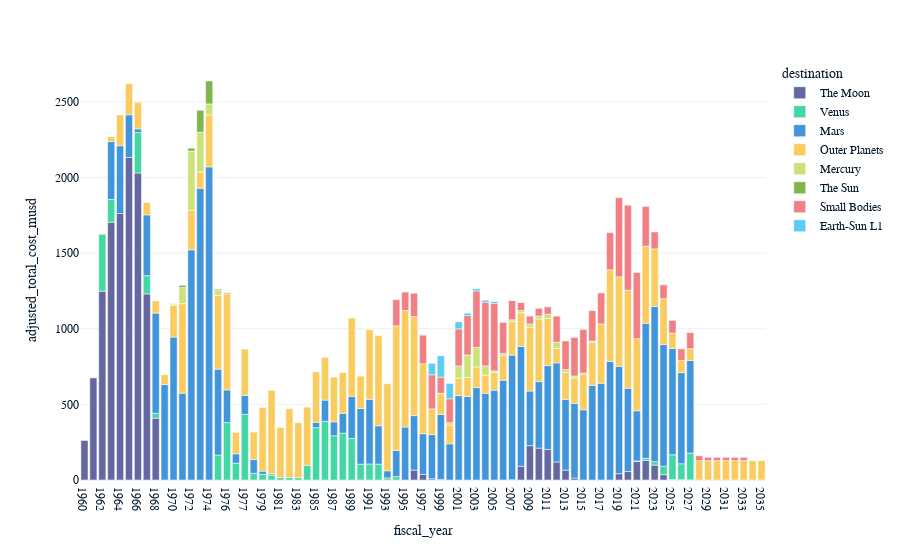

Notebook cell for this chart:
### Code cell
# Draw a bar plot of total cost vs. year, colored by destination
import plotly.express as px

fig = px.bar(total_cost_by_year_and_destination, x="fiscal_year", y="adjusted_total_cost_musd", color="destination")
fig.update_layout(xaxis={"categoryorder": "category ascending"})
fig.show()

### Figure 1 — Plotly figure (JSON) as saved in the notebook; plotly's stock layout.template omitted (floating-point values rounded to 4 significant figures)
{"data": [{"alignmentgroup": "True", "hovertemplate": "destination=The Moon<br>fiscal_year=%{x}<br>adjusted_total_cost_musd=%{y}<extra></extra>", "legendgroup": "The Moon", "marker": {"color": "#6568a0", "pattern": {"shape": ""}}, "name": "The Moon", "offsetgroup": "The Moon", "orientation": "v", "showlegend": true, "textposition": "auto", "x": ["1960", "1961", "1962", "1963", "1964", "1965", "1966", "1967", "1968", "1996", "1997", "1998", "1999", "2007", "2008", "2009", "2010", "2011", "2012", "2013", "2014", "2019", "2020", "2021", "2022", "2023", "2024", "2025", "2026", "2027"], "xaxis": "x", "y": [261.1, 674.8, 1248.0, 1704.0, 1761.0, 2132.0, 2029.0, 1230.0, 408.5, 65.59, 36.63, 8.15, 3.725, 1.571, 91.26, 227.0, 210.7, 202.2, 119.3, 65.39, 13.24, 41.49, 56.16, 122.3, 129.7, 98.2, 35, 3.4, 1.8, 0.8], "yaxis": "y", "type": "bar"}, {"alignmentgroup": "True", "hovertemplate": "destination=Venus<br>fiscal_year=%{x}<br>adjusted_total_cost_musd=%{y}<extra></extra>", "legendgroup": "Venus", "marker": {"color": "#43d7a4", "pattern": {"shape": ""}}, "name": "Venus", "offsetgroup": "Venus", "orientation": "v", "showlegend": true, "textposition": "auto", "x": ["1962", "1963", "1966", "1967", "1968", "1975", "1976", "1976TQ", "1977", "1978", "1979", "1980", "1981", "1982", "1983", "1984", "1985", "1986", "1987", "1988", "1989", "1990", "1991", "1992", "1993", "1994", "2021", "2022", "2023", "2024", "2025", "2026", "2027"], "xaxis": "x", "y": [376.3, 150.5, 266.8, 120.7, 32.3, 165.2, 379.4, 110.8, 433.8, 43.54, 37.63, 31.16, 16.13, 16.12, 15.15, 96.68, 345.7, 387.8, 292.5, 309.5, 274.6, 104.5, 106.0, 105.1, 13.68, 22.37, 3.5, 13.5, 22.8, 56.7, 163.3, 105.5, 177.5], "yaxis": "y", "type": "bar"}, {"alignmentgroup": "True", "hovertemplate": "destination=Mars<br>fiscal_year=%{x}<br>adjusted_total_cost_musd=%{y}<extra></extra>", "legendgroup": "Mars", "marker": {"color": "#4095db", "pattern": {"shape": ""}}, "name": "Mars", "offsetgroup": "Mars", "orientation": "v", "showlegend": true, "textposition": "auto", "x": ["1963", "1964", "1965", "1966", "1967", "1968", "1969", "1970", "1971", "1972", "1973", "1974", "1975", "1976", "1976TQ", "1977", "1978", "1979", "1980", "1985", "1986", "1987", "1988", "1989", "1990", "1991", "1992", "1993", "1994", "1995", "1996", "1997", "1998", "1999", "2000", "2001", "2002", "2003", "2004", "2005", "2006", "2007", "2008", "2009", "2010", "2011", "2012", "2013", "2014", "2015", "2016", "2017", "2018", "2019", "2020", "2021", "2022", "2023", "2024", "2025", "2026", "2027"], "xaxis": "x", "y": [382.5, 447.9, 281.7, 24.52, 401.8, 662.3, 630.7, 944.7, 574.0, 1521.0, 1928.0, 2070.0, 567.5, 215.9, 62.12, 125.3, 91.56, 20.91, 9.254, 35.67, 140.4, 91.61, 131.0, 278.3, 368.6, 427.2, 253.3, 47.48, 172.7, 350.0, 360.0, 269.2, 292.4, 429.7, 239.0, 558.0, 551.7, 610.7, 573.1, 593.7, 659.4, 823.9, 791.6, 361.0, 439.9, 554.1, 654.9, 467.8, 493.4, 464.2, 625.3, 639.4, 783.8, 709.3, 550.6, 331.9, 892.3, 1026.0, 803.6, 703, 602.4, 612.1], "yaxis": "y", "type": "bar"}, {"alignmentgroup": "True", "hovertemplate": "destination=Outer Planets<br>fiscal_year=%{x}<br>adjusted_total_cost_musd=%{y}<extra></extra>", "legendgroup": "Outer Planets", "marker": {"color": "#facc5f", "pattern": {"shape": ""}}, "name": "Outer Planets", "offsetgroup": "Outer Planets", "orientation": "v", "showlegend": true, "textposition": "auto", "x": ["1963", "1964", "1965", "1966", "1967", "1968", "1969", "1970", "1971", "1972", "1973", "1974", "1975", "1976", "1976TQ", "1977", "1978", "1979", "1980", "1981", "1982", "1983", "1984", "1985", "1986", "1987", "1988", "1989", "1990", "1991", "1992", "1993", "1994", "1995", "1996", "1997", "1998", "1999", "2000", "2001", "2002", "2003", "2004", "2005", "2006", "2007", "2008", "2009", "2010", "2011", "2012", "2013", "2014", "2015", "2016", "2017", "2018", "2019", "2020", "2021", "2022", "2023", "2024", "2025", "2026", "2027", "2028", "2029", "2030", "2031", "2032", "2033", "2034", "2035"], "xaxis": "x", "y": [31.44, 203.7, 206.2, 175.4, 81.27, 80.74, 64.98, 210.2, 591.6, 261.3, 106.0, 342.5, 488.0, 635.3, 141.3, 306.3, 181.7, 420.9, 552.2, 331.0, 455.0, 363.7, 385.4, 333.2, 282.1, 295.8, 270.4, 517.6, 213.5, 460.9, 596.1, 575.2, 823.8, 770.1, 655.0, 462.6, 169.4, 136.5, 124.0, 114.8, 126.1, 136.8, 120.2, 117.3, 165.3, 221.3, 222.8, 423.3, 413.8, 312.3, 95.28, 176.9, 166.5, 235.8, 285.6, 392.0, 605.6, 592.0, 647.7, 476.3, 509.7, 380.6, 303.3, 101.2, 80.6, 77.7, 128.1, 128.1, 128.1, 128.1, 128.1, 128.1, 128.1, 128.1], "yaxis": "y", "type": "bar"}, {"alignmentgroup": "True", "hovertemplate": "destination=Mercury<br>fiscal_year=%{x}<br>adjusted_total_cost_musd=%{y}<extra></extra>", "legendgroup": "Mercury", "marker": {"color": "#cae279", "pattern": {"shape": ""}}, "name": "Mercury", "offsetgroup": "Mercury", "orientation": "v", "showlegend": true, "textposition": "auto", "x": ["1970", "1971", "1972", "1973", "1974", "1975", "1999", "2000", "2001", "2002", "2003", "2004", "2005", "2006", "2007", "2008", "2009", "2010", "2011", "2012", "2013", "2014", "2015", "2016"], "xaxis": "x", "y": [7.566, 106.0, 392.1, 264.1, 73.76, 31.73, 2.878, 15.62, 81.33, 148.7, 129.6, 61.12, 10.8, 11.14, 12.3, 14.54, 20.21, 19.32, 27.33, 41.57, 19.49, 14.04, 6.768, 7.568], "yaxis": "y", "type": "bar"}, {"alignmentgroup": "True", "hovertemplate": "destination=The Sun<br>fiscal_year=%{x}<br>adjusted_total_cost_musd=%{y}<extra></extra>", "legendgroup": "The Sun", "marker": {"color": "#7db64f", "pattern": {"shape": ""}}, "name": "The Sun", "offsetgroup": "The Sun", "orientation": "v", "showlegend": true, "textposition": "auto", "x": ["1970", "1971", "1972", "1973", "1974", "1975", "1976"], "xaxis": "x", "y": [2.522, 15.03, 18.71, 144.9, 151.4, 8.344, 6.56], "yaxis": "y", "type": "bar"}, {"alignmentgroup": "True", "hovertemplate": "destination=Small Bodies<br>fiscal_year=%{x}<br>adjusted_total_cost_musd=%{y}<extra></extra>", "legendgroup": "Small Bodies", "marker": {"color": "#f08083", "pattern": {"shape": ""}}, "name": "Small Bodies", "offsetgroup": "Small Bodies", "orientation": "v", "showlegend": true, "textposition": "auto", "x": ["1994", "1995", "1996", "1997", "1998", "1999", "2000", "2001", "2002", "2003", "2004", "2005", "2006", "2007", "2008", "2009", "2010", "2011", "2012", "2013", "2014", "2015", "2016", "2017", "2018", "2019", "2020", "2021", "2022", "2023", "2024", "2025", "2026", "2027", "2028", "2029", "2030", "2031", "2032", "2033"], "xaxis": "x", "y": [172.9, 122.0, 153.7, 190.4, 225.4, 107.3, 158.3, 244.9, 260.4, 372.3, 420.8, 444.3, 206.2, 127.6, 54.32, 51.55, 50.75, 48.76, 172.2, 189.5, 255.2, 288.5, 201.2, 205.1, 245.7, 523.4, 562.0, 437.6, 263, 112.0, 91.2, 84.4, 76.4, 105.9, 32.48, 22.0, 21.47, 21.56, 21.54, 21.54], "yaxis": "y", "type": "bar"}, {"alignmentgroup": "True", "hovertemplate": "destination=Earth-Sun L1<br>fiscal_year=%{x}<br>adjusted_total_cost_musd=%{y}<extra></extra>", "legendgroup": "Earth-Sun L1", "marker": {"color": "#5bcdf2", "pattern": {"shape": ""}}, "name": "Earth-Sun L1", "offsetgroup": "Earth-Sun L1", "orientation": "v", "showlegend": true, "textposition": "auto", "x": ["1997", "1998", "1999", "2000", "2001", "2002", "2003", "2004", "2005", "2006", "2007", "2008"], "xaxis": "x", "y": [1.422, 75.78, 140.3, 101.4, 46.47, 15.58, 14.95, 13.44, 13.6, 2.582, 1.44, 0.2528], "yaxis": "y", "type": "bar"}], "layout": {"xaxis": {"anchor": "y", "domain": [0, 1], "title": {"text": "fiscal_year"}, "categoryorder": "category ascending"}, "yaxis": {"anchor": "x", "domain": [0, 1], "title": {"text": "adjusted_total_cost_musd"}}, "legend": {"title": {"text": "destination"}, "tracegroupgap": 0}, "margin": {"t": 60}, "barmode": "relative"}}
